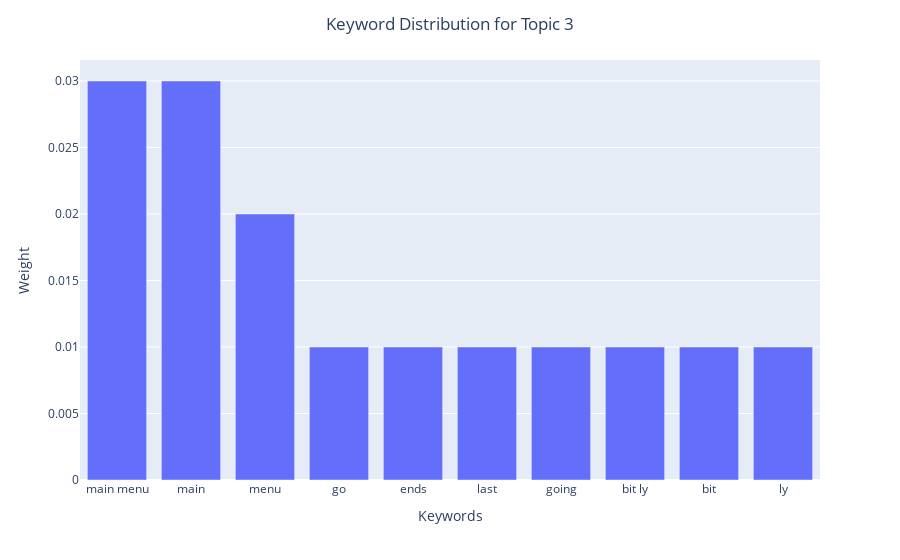

Here is the notebook cell this chart was saved with:
### Code cell
frame_num = 4
result_frame = result_frames[frame_num]
topic_num = 3

plot_topic_keywords(result_frame, topic_num=topic_num, save_html=False, tag='<dataset-tag>' )

### Figure 1 — Plotly figure (JSON) as saved in the notebook; plotly's stock layout.template omitted (floating-point values rounded to 4 significant figures)
{"data": [{"alignmentgroup": "True", "hovertemplate": "x=%{x}<br>y=%{y}<extra></extra>", "legendgroup": "", "marker": {"color": "#636efa"}, "name": "", "offsetgroup": "", "orientation": "v", "showlegend": false, "textposition": "auto", "type": "bar", "x": ["main menu", "main", "menu", "go", "ends", "last", "going", "bit ly", "bit", "ly"], "xaxis": "x", "y": ["0.03", "0.03", "0.02", "0.01", "0.01", "0.01", "0.01", "0.01", "0.01", "0.01"], "yaxis": "y"}], "layout": {"barmode": "relative", "legend": {"tracegroupgap": 0}, "margin": {"t": 60}, "title": {"text": "Keyword Distribution for Topic 3", "x": 0.5}, "xaxis": {"anchor": "y", "domain": [0, 1], "title": {"text": "Keywords"}}, "yaxis": {"anchor": "x", "domain": [0, 1], "title": {"text": "Weight"}}}}
